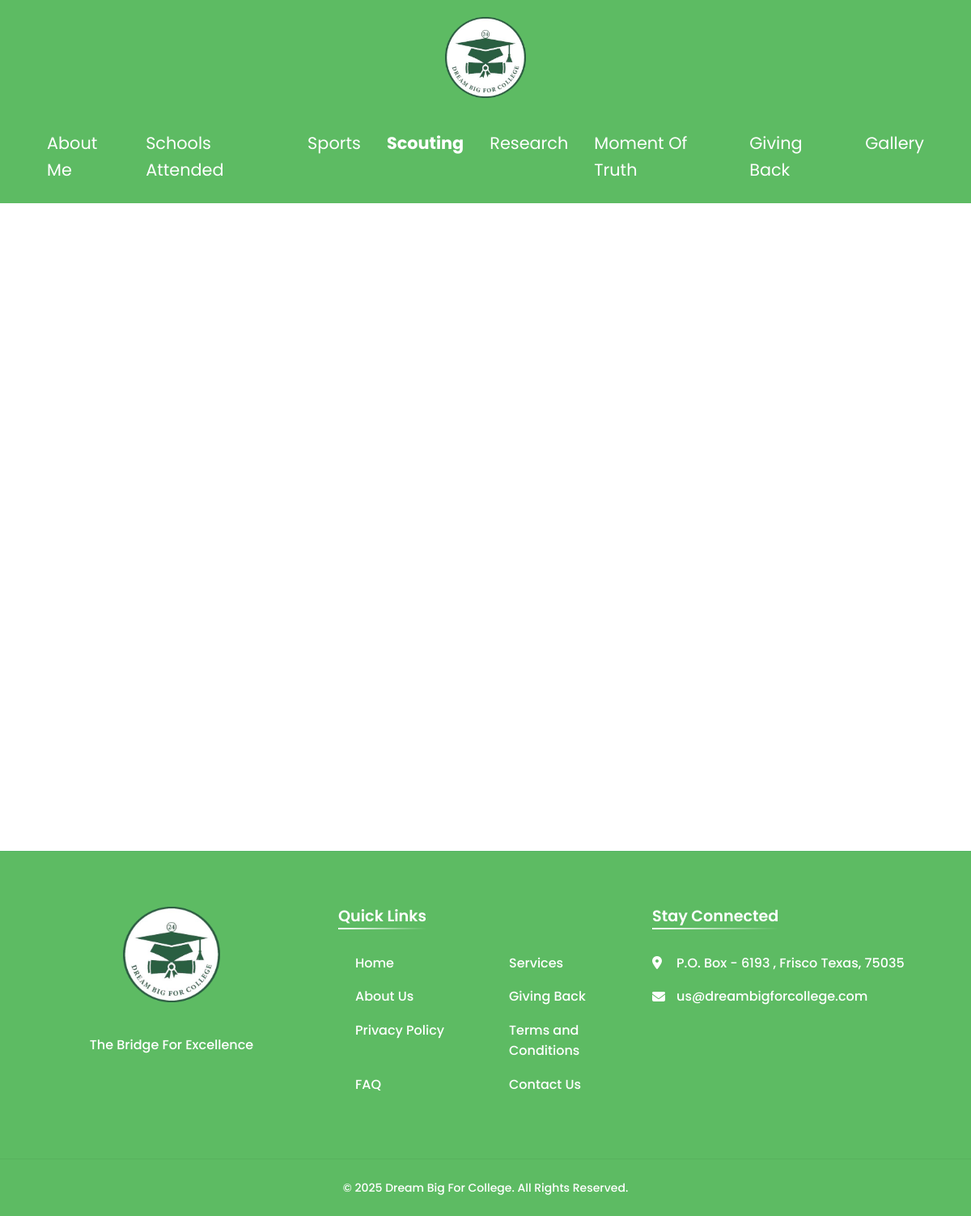
/scouting.php, run on an earlier commit of the app's database.
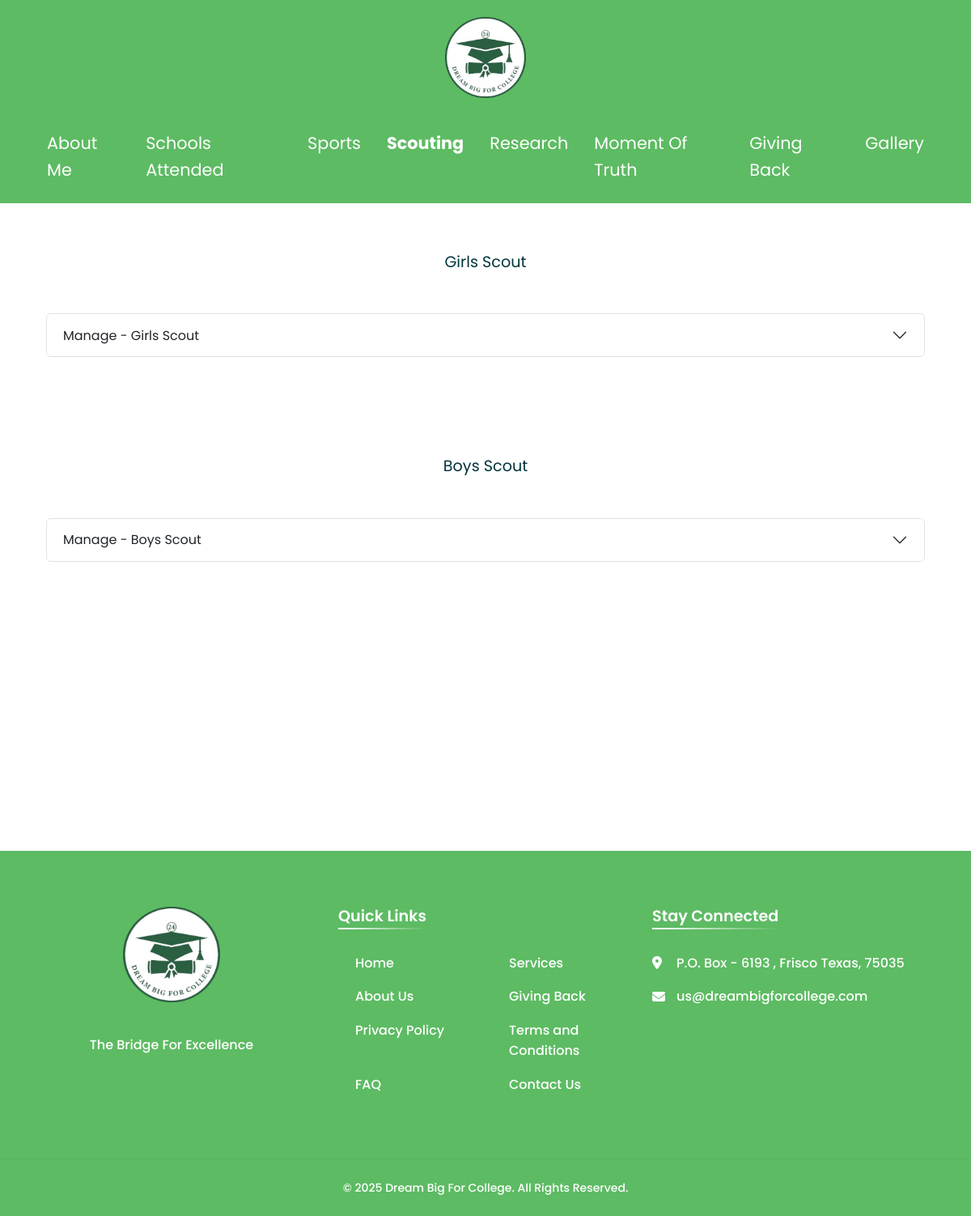
And on a later commit of the database.
### tables this page shows
CREATE TABLE `sections` (
  `id` int(11) NOT NULL,
  `page_id` int(11) DEFAULT NULL,
  `slug` varchar(100) DEFAULT NULL,
  `title` varchar(255) DEFAULT NULL,
  `visible` tinyint(1) NOT NULL DEFAULT 1
);

### helper.php (the view, shortened to what this page needs)
<?php
function renderMediaSection($conn, $pageSlug, $sectionId, $sectionSlug, $sectionTitle)
{
    $accordionId = "accordion-" . $sectionSlug;
    $collapseId = "collapse-" . $sectionSlug;
    $headingId = "heading-" . $sectionSlug;
    $stmt = $conn->prepare("SELECT path, caption, media_type, position FROM uploads WHERE section_id = ? ORDER BY id DESC");
    $stmt->bind_param("i", $sectionId);
    $stmt->execute();
    $result = $stmt->get_result();
    echo <<<HTML
    <section id="{$sectionSlug}" class="py-5">
        <div class="container">
            <p class="heading-3 text-center mb-5" data-aos="fade-up" data-aos-easing="linear" data-aos-duration="700">
                {$sectionTitle}
            </p>
            <div class="row mb-4">
                <div class="col-md-12">
                    <div class="accordion" id="{$accordionId}">
                        <div class="accordion-item">
                            <h2 class="accordion-header" id="{$headingId}">
                                <button class="accordion-button collapsed" type="button"
                                        data-bs-toggle="collapse" data-bs-target="#{$collapseId}"
                                        aria-expanded="false" aria-controls="{$collapseId}">
                                    Manage - {$sectionTitle}
                                </button>
                            </h2>
                            <div id="{$collapseId}" class="accordion-collapse collapse"
                                 aria-labelledby="{$headingId}" data-bs-parent="#{$accordionId}">
                                <div class="accordion-body">
HTML;
    echo <<<HTML
                                </div>
                            </div>
                        </div>
                    </div>
                </div>
            </div>
HTML;
    echo "</div></section>";
}
?>

### scouting.php (shortened to what this page needs)
<!DOCTYPE html>
<html lang="en">
<head>
    <?php
    include("base/header.php");
    ?>
    <link href="assets/css/about_us.css" rel="stylesheet" type="text/css" />
</head>
<body>
    <div class="container-fluid content-section">
        <div class="all-contents">
            <div class="container content-sections">
                <?php
                $query = "SELECT s.id, s.slug, s.title, p.slug as pageSlug
          FROM sections s
          JOIN pages p ON s.page_id = p.id
          WHERE p.slug = 'scouting'";
                $result = $conn->query($query);
                while ($row = $result->fetch_assoc()) {
                        renderMediaSection($conn, $row['pageSlug'], $row['id'], $row['slug'], $row['title']);
                }
                ?>
            </div>
        </div>
    </div>
    <?php
    include("base/footer.php");
    ?>
</body>
</html>

### base/header.php (shortened to what this page needs)
<?php
$current_page = basename($_SERVER['PHP_SELF']);
include('helper.php');
?>
<head>
</head>
<link rel="stylesheet" href="https://cdnjs.cloudflare.com/ajax/libs/font-awesome/6.7.2/css/all.min.css"
 />
<link rel="stylesheet" href="assets/css/bootstrap.min.css">
<link rel="stylesheet" href="assets/css/style.css">
<link rel="stylesheet" href="https://cdn.jsdelivr.net/npm/bootstrap-icons@1.11.3/font/bootstrap-icons.min.css">
<link rel="stylesheet" href="assets/css/aos.css">
<link href="assets/css/privacy.css" type="text/css" rel="stylesheet" />
<link href="assets/css/terms_and_conditions.css" type="text/css" rel="stylesheet" />
<link href="assets/css/contact_us.css" type="text/css" rel="stylesheet" />
<nav class="navbar navbar-light bg-green py-3 navbar-expand-md">
    <div class="container flex-column">
        <div class="d-flex justify-content-center w-100 align-items-center position-relative">
            <a class="navbar-brand text-white fs-3 text-center" href="about_us.php">
                <img src="assets/images/dream_big_logo_green.png" height="100" alt="Dream Big Logo" />
            </a>
        </div>
        <div class="collapse navbar-collapse" id="navbarNavDropdown">
            <div class="navbar-collapse justify-content-center mt-3">
                <ul class="navbar-nav">
                    <li
                        class="nav-item mx-2 dropdown about-nav-item <?php echo $current_page == 'about_me.php' ? 'active-link' : ''; ?>">
                        <a class="nav-link" href="#" role="button" data-bs-toggle="dropdown" aria-expanded="false">
                            About Me
                        </a>
                    </li>
                    <li
                        class="nav-item dropdown mx-2 school-nav-item <?php echo $current_page == 'schools.php' ? 'active-link' : ''; ?>">
                        <a class="nav-link" href="#" role="button" data-bs-toggle="dropdown" aria-expanded="false">
                            Schools Attended
                        </a>
                    </li>
                    <li
                        class="nav-item dropdown mx-2 sports-nav-item <?php echo $current_page == 'sports.php' ? 'active-link' : ''; ?>">
                        <a class="nav-link" href="#" role="button" data-bs-toggle="dropdown" aria-expanded="false">
                            Sports
                        </a>
                    </li>
                    <li
                        class="nav-item dropdown mx-2 scouting-nav-item <?php echo $current_page == 'scouting.php' ? 'active-link' : ''; ?>">
                        <a class="nav-link" href="#" role="button" data-bs-toggle="dropdown" aria-expanded="false">
                            Scouting
                        </a>
                    </li>
                    <li class="nav-item mx-2 <?php echo $current_page == 'research.php' ? 'active-link' : ''; ?>">
                        <a class="nav-link" href="research.php">Research</a>
                    </li>
                    <li class="nav-item mx-2 <?php echo $current_page == 'research.php' ? 'active-link' : ''; ?>">
                        <a class="nav-link" href="moment_of_truth.php">Moment Of Truth</a>
                    </li>
                    <li
                        class="nav-item dropdown mx-2 givingback-nav-item <?php echo $current_page == 'givingback.php' ? 'active-link' : ''; ?>">
                        <a class="nav-link" href="#" role="button" data-bs-toggle="dropdown" aria-expanded="false"
                            href="#">Giving Back</a>
                    </li>
                    <li
                        class="nav-item mx-2 dropdown gallery-nav-item <?php echo ($current_page == 'gallery_image.php' || $current_page == 'gallery_video.php') ? 'active-link' : ''; ?>">
                        <a class="nav-link" href="#" role="button" data-bs-toggle="dropdown" aria-expanded="false">
                            Gallery
                        </a>
                    </li>
            </div>
        </div>
    </div>
</nav>

### base/footer.php (shortened to what this page needs)
<footer class="modern-footer pt-5">
  <div class="container footer-content">
    <div class="row g-4 mb-5">
      <div class="col-lg-4 col-md-6">
        <a href="#" class="footer-logo d-block mb-4">
          <img src="assets/images/dream_big_logo_green.png" alt="Logo" class="mb-3 mx-auto" style="max-width: 120px;">
        </a>
        <p class="mb-4 text-center">The Bridge For Excellence</p>
      </div>
      <div class="col-lg-4 col-md-6">
        <h3 class="footer-title">Quick Links</h3>
        <ul class="quick-links">
          <li><a href="home.php" class="footer-link">Home</a></li>
          <li><a href="services.php" class="footer-link">Services</a></li>
          <li><a href="about_us.php" class="footer-link">About Us</a></li>
          <li><a href="givingback.php" class="footer-link">Giving Back</a></li>
          <li><a type="button" data-bs-toggle="modal" data-bs-target="#privacyPolicy" class="footer-link">Privacy
              Policy</a></li>
          <li><a type="button" data-bs-toggle="modal" data-bs-target="#termsAndCondition" class="footer-link">Terms and
              Conditions</a></li>
          <li><a href="faq.php" class="footer-link">FAQ</a></li>
          <li><a type="button" data-bs-toggle="modal" data-bs-target="#contactUs" class="footer-link">Contact Us</a>
          </li>
        </ul>
      </div>
      <div class="col-lg-4 col-md-12">
        <h3 class="footer-title">Stay Connected</h3>
        <ul class="contact-info mb-4">
          <li>
            <i class="fas fa-map-marker-alt"></i>
            <span>
            P.O. Box - 6193 , Frisco Texas, 75035
            </span>
          </li>
          <li>
            <i class="fas fa-envelope"></i>
            <span><a href="mailto:us@dreambigforcollege.com">us@dreambigforcollege.com</a></span>
          </li>
        </ul>
      </div>
    </div>
  </div>
  <div class="footer-bottom">
    <div class="container">
      <div class="row py-4">
        <div class="col-md-12 text-md-center">
          <p class="small mb-0">&copy; <span id="current-year"></span> Dream Big For College. All Rights Reserved.</p>
        </div>
      </div>
    </div>
  </div>
</footer>

### assets/css/style.css (style rules this page uses)
:root { --primary-color: #5dbb63; --secondary-color: #007247; --tertiary-color: #009e8c; --quaternary-color: #e6f4f1; --dark-color: #00353c; --green-variant: #5cd9a4; --light-green-variant: #8de691; }
html { height: 100%; }
.heading-3 { font-size: 1.2em; color: var(--dark-color); text-align: center; margin-bottom: 0.5rem; }
body { min-height: 100%; font-family: 'Poppins', sans-serif; overflow-x: hidden; }
.nav-link { color: white; transition: color 0.3s, transform 0.3s; font-size: 1.2rem; text-transform: capitalize; }
@media (min-width: 1200px) { .nav-link { font-size: 1.3rem; } }
.active-link { font-weight: bold; }
.navbar-brand { font-weight: bold; letter-spacing: 1px; }
.bg-green { background-color: var(--primary-color); }
footer { font-weight: 500; }
.modern-footer { background-color: var(--primary-color); border-top: 1px solid rgba(0, 123, 124, 0.1); position: relative; overflow: hidden; }
.modern-footer p { color: white; }
.modern-footer::before { content: ''; position: absolute; top: 0; left: 0; width: 100%; height: 100%; z-index: 1; }
.footer-content { position: relative; z-index: 2; padding: 20px 0px; }
.footer-logo { font-size: 1.8rem; font-weight: 700; color: var(--dark-color); text-decoration: none; text-align: center; }
.footer-title { color: white; font-weight: 600; font-size: 1.2rem; margin-bottom: 1.5rem; position: relative; display: inline-block; }
.footer-title::after { content: ''; position: absolute; left: 0; bottom: -5px; width: 100%; height: 2px; background: linear-gradient(90deg, white, transparent); }
.contact-info { list-style: none; padding: 0; }
.contact-info li { margin-bottom: 1rem; display: flex; align-items: center; gap: 10px; }
.contact-info i { color: white; width: 20px; }
.contact-info span { color: white; }
.contact-info span a { color: white; text-decoration: none; }
.quick-links { display: grid; grid-template-columns: repeat(2, 1fr); gap: 1rem; padding: 0; list-style: none; }
.quick-links a { color: white; text-decoration: none; transition: all 0.3s ease; display: flex; align-items: center; gap: 5px; }
.quick-links a::before { content: '→'; opacity: 0; transition: all 0.3s ease; }
.footer-bottom { background: var(--primary-color); border-top: 1px solid rgba(0, 0, 0, 0.05); }
.footer-bottom p { margin: 0; color: white; }
.navbar .navbar-brand { display: block; margin: 0 auto; }
.navbar .navbar-nav { flex-direction: row; }
.school-nav-item { display: inline-block; position: relative; }
.content-section { min-height: 100vh; margin: 0; font-family: 'Poppins', sans-serif; overflow-x: hidden; overflow-y: hidden; position: relative; z-index: 0; }
.content-section::before { content: ''; position: absolute; top: 0; left: 0; width: 100%; height: 100%; z-index: 1; pointer-events: none; }
.all-contents { position: relative; z-index: 2; color: var(--dark-color); }
section { border-radius: 10px; }

### assets/css/privacy.css (style rules this page uses)
body { line-height: 1.6; }
h1, h2, h3 { color: #333; text-align: center; }
p { margin-bottom: 15px; }
ul { margin: 10px 0; padding-left: 20px; }
a { color: black; text-decoration: none; }

### assets/css/about_us.css (style rules this page uses)
.text-center { text-align: center; }
.content-sections { padding: 10px 15px; }

What changed in the data, as far as the page shows it:
added sections: title "Girls Scout"
added sections: title "Boys Scout"
